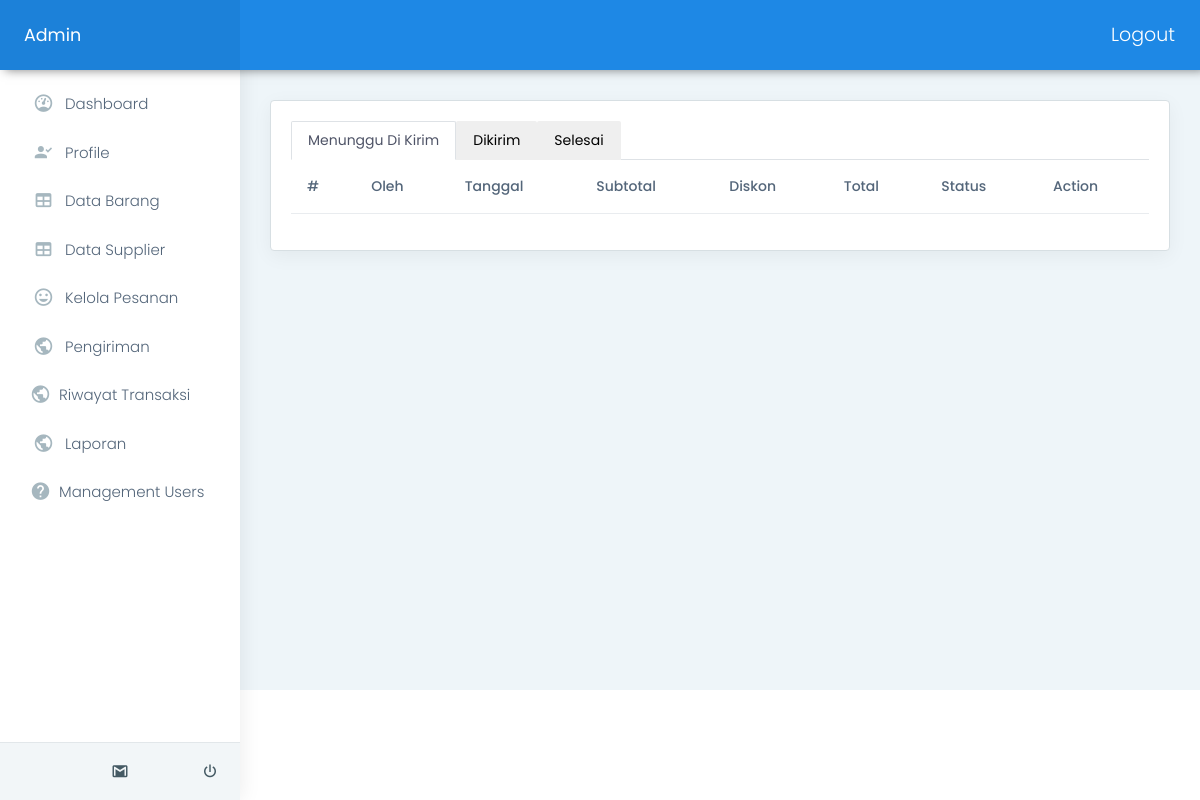
The app's page /admin/index.php?page=transaksi (signed in), older data.
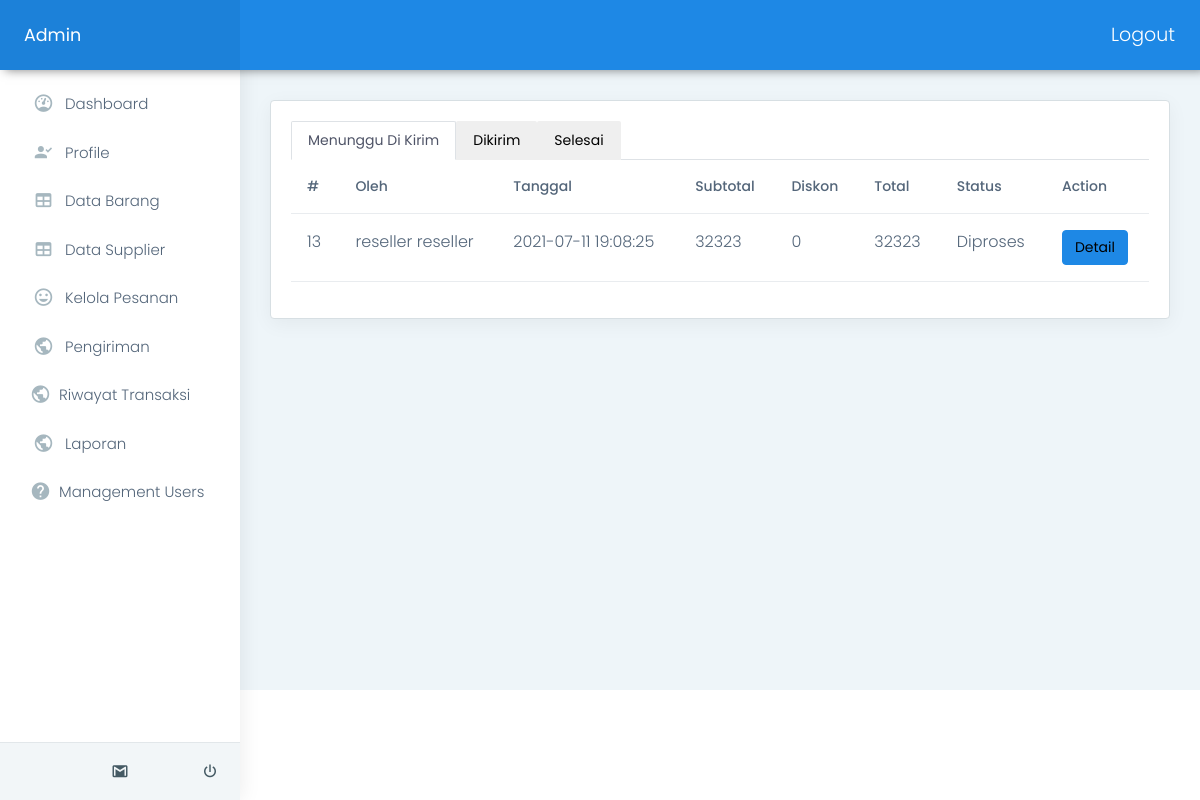
The same page, newer data.
### tables this page shows
CREATE TABLE `tb_transaksi` (
  `Id_transaksi` int(11) NOT NULL,
  `Id_pelanggan` varchar(20) DEFAULT NULL,
  `Tanggal_transaksi` datetime DEFAULT CURRENT_TIMESTAMP,
  `diskon` double DEFAULT NULL,
  `subtotal` double DEFAULT NULL,
  `Total_bayar` varchar(20) DEFAULT NULL,
  `status` varchar(20) DEFAULT NULL,
  `order_by` varchar(40) DEFAULT NULL,
  `metode_bayar` varchar(40) DEFAULT NULL,
  `struk_gambar` varchar(100) DEFAULT NULL
);

### admin/transaksi/index.php (the view, shortened to what this page needs)
<div class="card">
    <div class="card-body">
        <ul class="nav nav-tabs" id="myTab" role="tablist">
        <li class="nav-item" role="presentation">
            <button class="nav-link active" id="home-tab" data-bs-toggle="tab" data-bs-target="#home" type="button" role="tab" aria-controls="home" aria-selected="true">Menunggu Di Kirim</button>
        </li>
        <li class="nav-item" role="presentation">
            <button class="nav-link" id="profile-tab" data-bs-toggle="tab" data-bs-target="#profile" type="button" role="tab" aria-controls="profile" aria-selected="false">Dikirim</button>
        </li>
        <li class="nav-item" role="presentation">
            <button class="nav-link" id="contact-tab" data-bs-toggle="tab" data-bs-target="#contact" type="button" role="tab" aria-controls="contact" aria-selected="false">Selesai</button>
        </li>
        </ul>
        <div class="tab-content" id="myTabContent">
        <div class="tab-pane fade show active" id="home" role="tabpanel" aria-labelledby="profile-tab">
        <table class="table user-table">
            <thead>
                <tr>
                    <th class="border-top-0">#</th>
                    <th class="border-top-0">Oleh</th>
                    <th class="border-top-0">Tanggal</th>
                    <th class="border-top-0">Subtotal</th>
                    <th class="border-top-0">Diskon</th>
                    <th class="border-top-0">Total</th>
                    <th class="border-top-0">Status</th>
                    <th class="border-top-0">Action</th>
                </tr>
            </thead>
            <tbody>
                <?php
                    $query="SELECT
                            T.Tanggal_transaksi AS date,T.Total_bayar,T.status,T.Id_transaksi,T.subtotal,T.diskon,
                            CONCAT(U.fname,' ',U.lname) AS oleh
                            FROM tb_transaksi T
                            LEFT JOIN users U ON U.unique_id=T.Id_pelanggan
                            ORDER BY T.Tanggal_transaksi DESC";
                    $result=mysqli_query($conn,$query);
                    while($row=mysqli_fetch_assoc($result)){
                        $idSebelum=null;
                        if($row['status']=='1' && $row['Id_transaksi'] != $idSebelum){
                            ?>
                            <tr>
                                <td><?php echo $row['Id_transaksi']?></td>
                                <td><?php echo $row['oleh'] ?></td>
                                <td><?php echo $row['date']?></td>
                                <td><?php echo $row['subtotal']?></td>
                                <td><?php echo $row['diskon']?></td>
                                <td><?php echo $row['Total_bayar'] ?></td>
                                <td><?php echo $row['status'] ? 'Diproses' : 'Dikirim' ?></td>
                                <td>
                                    <a class='btn btn-info' href="/ricemil/admin/index.php?page=transaksi&modul=detail&id=<?php echo $row['Id_transaksi'] ?>">Detail</a>
                                </td>
                            </tr>
                <?php
                    }}
                ?>
            </tbody>
            </table>
        </div>
        </div>
    </div>
</div>

Row changes from the older to the newer data that the page shows:
added tb_transaksi: Id_transaksi "13", oleh "reseller reseller", Tanggal_transaksi "2021-07-11 19:08:25", subtotal "32323", diskon "0", Total_bayar "32323", status "Diproses"
